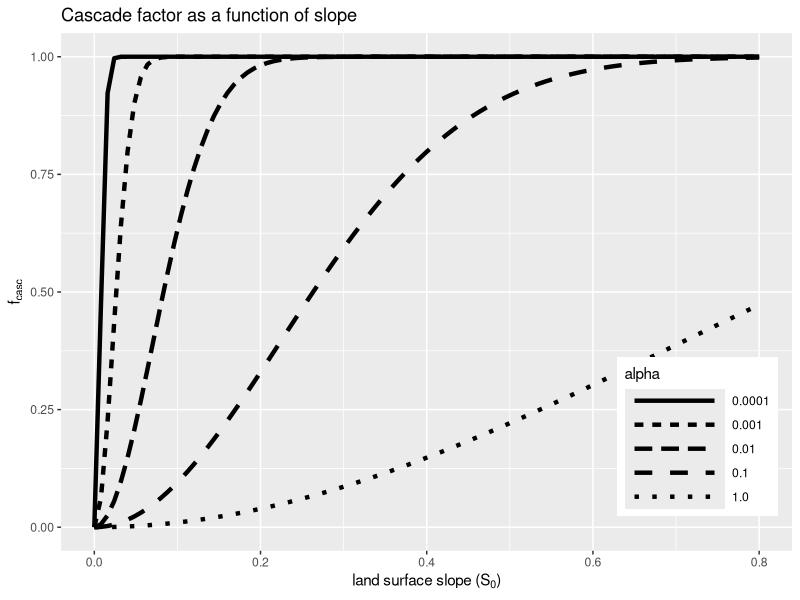
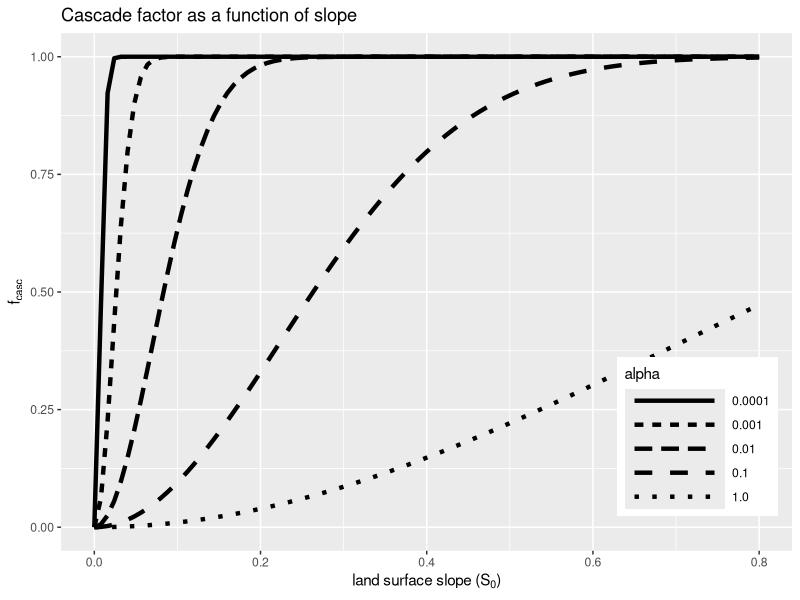

Generate these figures, in order, with R:


library(ggplot2)



fun.0 <- function(x) 1-exp(-x*x/.0001)
fun.1 <- function(x) 1-exp(-x*x/.001)
fun.2 <- function(x) 1-exp(-x*x/.01)
fun.3 <- function(x) 1-exp(-x*x/.1)
fun.4 <- function(x) 1-exp(-x*x/1.)

ggplot(data.frame(x = 0),aes(x=x)) + # dummy dataframe
  theme(legend.position = c(0.87, 0.22),
        legend.key.width = unit(1,"in")) +
  stat_function(aes(linetype='0.0001'), fun = fun.0, linewidth=1.5) +
  stat_function(aes(linetype='0.001'), fun = fun.1, linewidth=1.5) +
  stat_function(aes(linetype='0.01'), fun = fun.2, linewidth=1.5) +
  stat_function(aes(linetype='0.1'), fun = fun.3, linewidth=1.5) +
  stat_function(aes(linetype='1.0'), fun = fun.4, linewidth=1.5) +
  xlim(c(0,.8)) + 
  labs(title="Cascade factor as a function of slope", 
       linetype="alpha",
       # x=expression("land surface gradient ("*beta*")"), 
       x=expression("land surface slope ("*S[0]*")"),
       y=expression(f["casc"]))

ggsave('modelling/fig/rdrr-fcasc-1.png', width=8, height=4)
